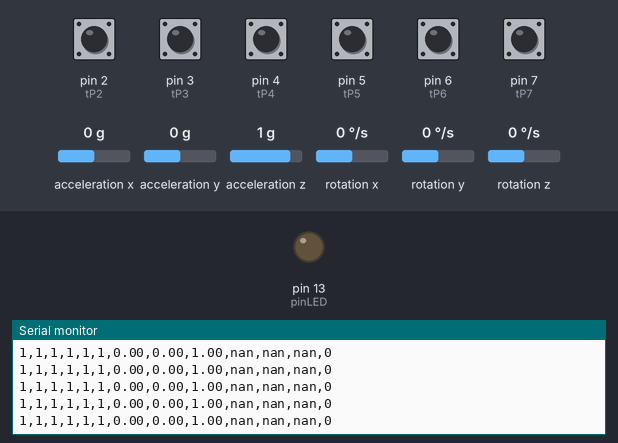
Simulated run of this sketch. Board: Arduino Uno, built with avr-gcc and run on an emulated ATmega328P. Shown: output pins drawn as LEDs (lit = HIGH), the last lines printed to the serial monitor. The inputs (shaded band) are chosen by the test bench; at power-on: pin 2 (tP2), pin 3 (tP3), pin 4 (tP4), pin 5 (tP5), pin 6 (tP6), pin 7 (tP7) HIGH, rotation x 0 °/s, rotation y 0 °/s, rotation z 0 °/s, acceleration x 0 g, acceleration y 0 g, acceleration z 1 g.

Above: at 3.6 s.
3.7 s: rotation x set to -192 °/s
At 3.81 s:
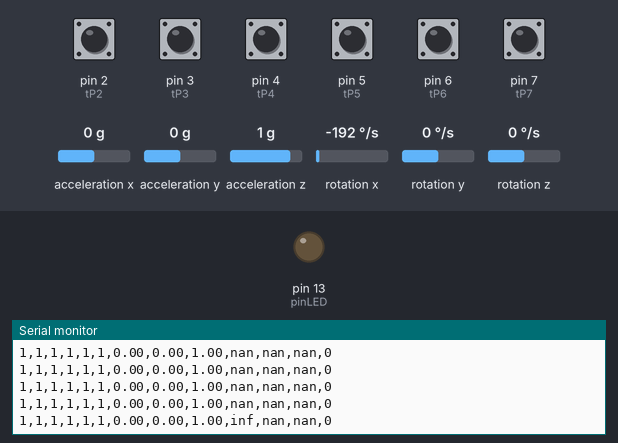
5.7 s: rotation y set to -192 °/s
At 5.72 s:
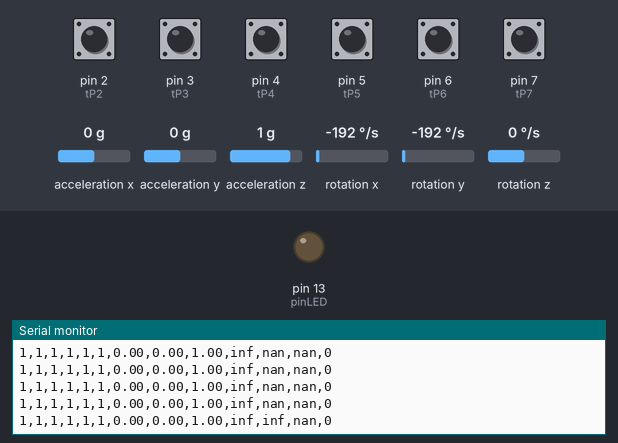
7.6 s: rotation z set to -192 °/s
At 7.63 s:
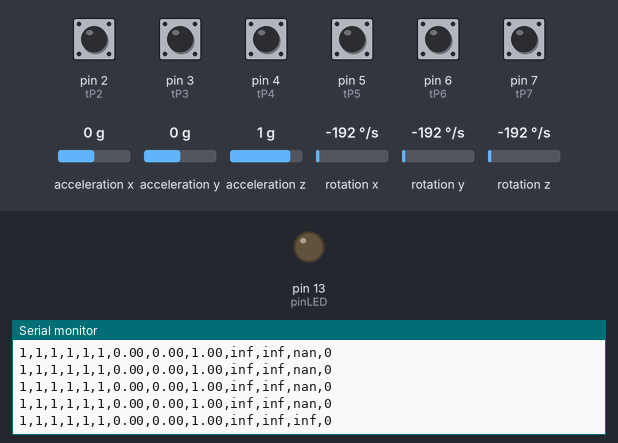
9.5 s: acceleration x set to -1.4 g
At 9.54 s:
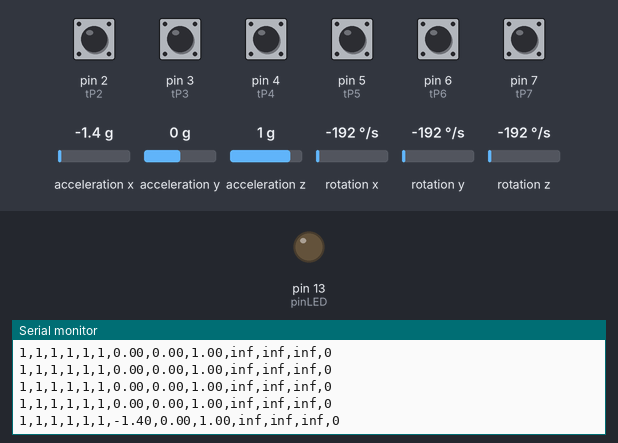

Measured:
- after the input at 3.7 s, the serial monitor: prints a new line after 0.10 s (image 1)
- after the input at 5.7 s, the serial monitor: prints a new line at once (image 2)
- after the input at 7.6 s, the serial monitor: prints a new line at once (image 3)
- after the input at 9.5 s, the serial monitor: prints a new line at once (image 4)

The sketch:

Tilts-Gyrotest.ino
```cpp
#include <Wire.h>
#include <MPU6050.h>

MPU6050 mpu;

const int pinLED = 13;

float sensitivity = 50.0;

const int calibrationSamples = 200;
float totalAngularVelocity = 0.0;

const byte tP2 = 2;   // tP significando tiltPin
const byte tP3 = 3;
const byte tP4 = 4;
const byte tP5 = 5;
const byte tP6 = 6;
const byte tP7 = 7;

int tVal2, tVal3, tVal4, tVal5, tVal6, tVal7, ShownFaceValue; // TVal significando TiltValue

void setup() {
  Serial.begin(9600);
  Wire.begin();
  mpu.initialize();
  calibrateGyro();
  pinMode(pinLED, OUTPUT);
  digitalWrite(pinLED, LOW);

  pinMode(tP2, INPUT_PULLUP);    //Obtencion de señales de los tilts
  pinMode(tP3, INPUT_PULLUP);
  pinMode(tP4, INPUT_PULLUP);
  pinMode(tP5, INPUT_PULLUP);
  pinMode(tP6, INPUT_PULLUP);
  pinMode(tP7, INPUT_PULLUP);

}

void loop() {

  tVal2 = digitalRead(tP2);    //Señal de pin a valores de pin
  tVal3 = digitalRead(tP3);
  tVal4 = digitalRead(tP4);
  tVal5 = digitalRead(tP5);
  tVal6 = digitalRead(tP6);
  tVal7 = digitalRead(tP7);

  int16_t accX, accY, accZ;
  int16_t gyroX, gyroY, gyroZ;

  mpu.getAcceleration(&accX, &accY, &accZ);
  mpu.getRotation(&gyroX, &gyroY, &gyroZ);

  // Convertir los valores de aceleración y velocidad angular a unidades reales
  float ax = (float)accX / 16384.0; // Dividir por 16384 para obtener g (gravedad, 9.81 m/s^2)
  float ay = (float)accY / 16384.0;
  float az = (float)accZ / 16384.0;

  float gx = (float)gyroX / sensitivity; // Convertir a grados por segundo
  float gy = (float)gyroY / sensitivity;
  float gz = (float)gyroZ / sensitivity;

  // Calcular los ángulos de inclinación en grados
  float pitch = atan2(-ax, sqrt(ay * ay + az * az)) * 180.0 / PI;
  float roll = atan2(ay, sqrt(ax * ax + az * az)) * 180.0 / PI;

  // Asegurarnos de que los ángulos estén entre 0 y 360 grados
  pitch = (pitch < 0) ? (pitch + 360) : pitch;
  roll = (roll < 0) ? (roll + 360) : roll;

  /*// Mostrar los ángulos en el monitor serial, en grados
  Serial.print("Pitch: ");
  Serial.print(pitch);
  Serial.print("  ");
  Serial.print("Roll: ");
  Serial.print(roll);
  Serial.print("  ");
  */
  // Si la velocidad angular supera un umbral, encender el LED
  /*
  if (gz > 5.0 || gz < -5.0) {
    digitalWrite(pinLED, HIGH);
    Serial.print("Movimiento detectado");
  } else {
    digitalWrite(pinLED, LOW);
  }
  */
    // Identificar la cara correspondiente según el ángulo de inclinación
  int face;


  if ((pitch >= 0 && pitch < 20) && (roll >= 230 && roll < 360) && tVal2 == 0) {
    face = 1;
  } else if ((pitch >= 350 && pitch < 360) && (roll >= 40 && roll <85 ) && tVal3 == 0 ) {
    face = 2;
  } else if ((pitch >= 340 || (pitch >= 357 && pitch < 350)) && (roll >= 270 && roll < 280) && tVal4 == 0 ){
    face = 3;
  } else if ((pitch >= 50 && pitch < 90) && (roll >= 240 && roll < 360) && tVal5 == 0 ){
    face = 4;
  } else if ((pitch >= 270 && pitch < 300) && (roll >= 0 && roll < 360) && tVal6 == 0  ) {
    face = 5;
  } else if ((pitch >= 350 && pitch < 360) && (roll >= 350 || (roll >= 350 && roll < 360)) && tVal7 == 0 ) {     // cara 1
    face = 6;
  }else {
    face = 0;   // Cara 0 para no identificado
  }


  //Muestra valores de tilts. el orden es el tilt.

  Serial.print(tVal2);  //tilt 1
  Serial.print(",");
  Serial.print(tVal3);  //tilt 2
   Serial.print(",");
  Serial.print(tVal4);  //tilt 3
   Serial.print(",");
  Serial.print(tVal5);  //tilt 4
   Serial.print(",");
  Serial.print(tVal6);  //tilt 5
   Serial.print(",");
  Serial.print(tVal7);  //tilt 6

   Serial.print(",");
  //Serial.println("  ---------  Cara Mostrada (tilts):");
  //Serial.println(ShownFaceValue);

  //Muestra X , Y, Z tanto del giroscopio como del acelerometro

  Serial.print(ax);
  Serial.print(",");
  Serial.print(ay);
  Serial.print(",");
  Serial.print(az);

  Serial.print(",");

   Serial.print(gx);
  Serial.print(",");
  Serial.print(gy);
  Serial.print(",");
  Serial.print(gz);

  // Mostrar la cara identificada
  Serial.print(",");
  Serial.println(face);
  delay(100); // Ajusta este valor según la frecuencia de actualización deseada
}

void calibrateGyro() {
  Serial.println("Calibrando giroscopio...");

  for (int i = 0; i < calibrationSamples; i++) {
    int16_t gyroX, gyroY, gyroZ;
    mpu.getRotation(&gyroX, &gyroY, &gyroZ);
    totalAngularVelocity += gyroZ / sensitivity;
    delay(10);
  }

  float averageAngularVelocity = totalAngularVelocity / calibrationSamples;
  sensitivity = averageAngularVelocity;

  Serial.print("Calibración completa. Sensibilidad: ");
  Serial.println(sensitivity);
}
```
